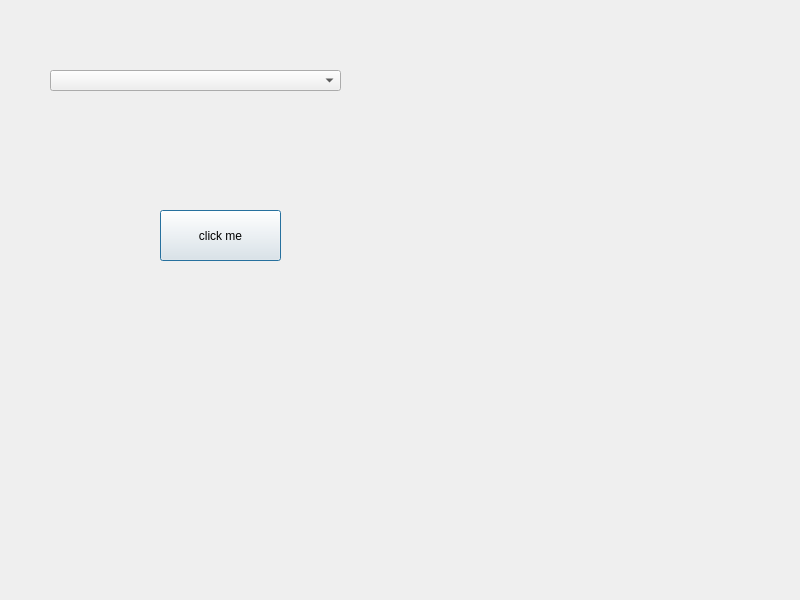
<?xml version="1.0" encoding="UTF-8"?>
<ui version="4.0">
 <class>Dialog</class>
 <widget class="QDialog" name="Dialog">
  <property name="geometry">
   <rect>
    <x>0</x>
    <y>0</y>
    <width>800</width>
    <height>600</height>
   </rect>
  </property>
  <property name="windowTitle">
   <string>Dialog</string>
  </property>
  <widget class="QComboBox" name="comboBox">
   <property name="geometry">
    <rect>
     <x>50</x>
     <y>70</y>
     <width>291</width>
     <height>21</height>
    </rect>
   </property>
  </widget>
  <widget class="QPushButton" name="pushButton">
   <property name="geometry">
    <rect>
     <x>160</x>
     <y>210</y>
     <width>121</width>
     <height>51</height>
    </rect>
   </property>
   <property name="text">
    <string>click me</string>
   </property>
  </widget>
 </widget>
 <resources/>
 <connections/>
</ui>
